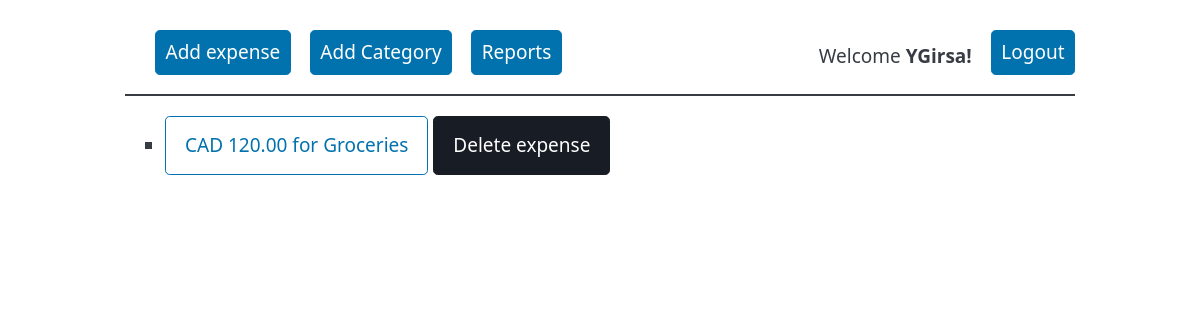
The app's page / (signed in), older data.
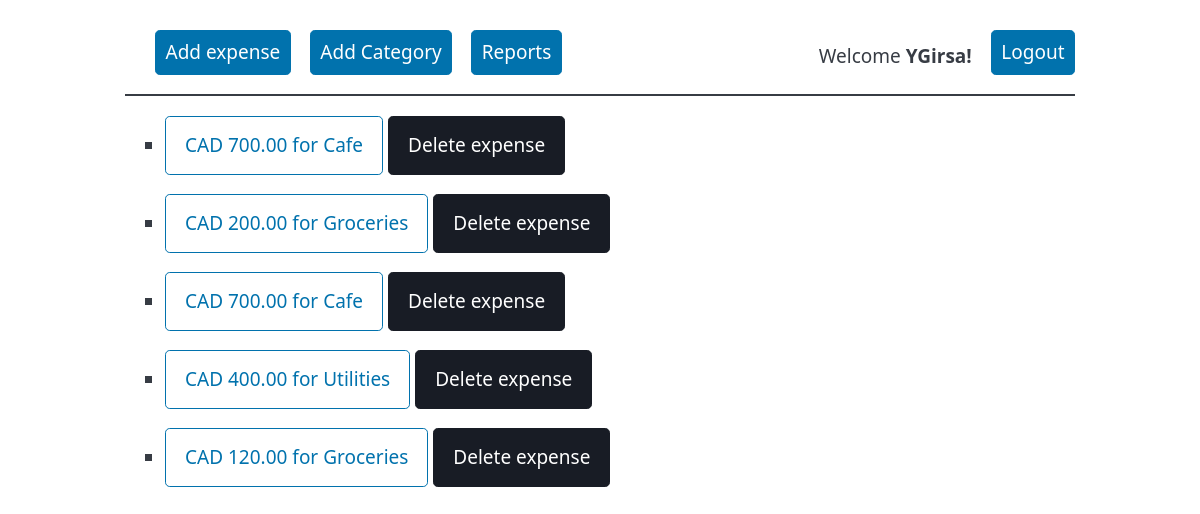
The same page, newer data.
### financeapp/models.py (models this page shows)
class Expense(models.Model):
    sum = models.FloatField(null=False)
    description = models.CharField(max_length=150, null=True, blank=True)
    created = models.DateField(null=False)
    category = models.ForeignKey(Category, on_delete=models.CASCADE)
    user_id = models.ForeignKey(User, on_delete=models.CASCADE)
    def __str__(self):
        return f"{self.sum}"

class Category(models.Model):
    name = models.CharField(max_length=25, null=False)
    user_id = models.ForeignKey(User, on_delete=models.CASCADE)
    class Meta:
        constraints = [
            models.UniqueConstraint(fields=['user_id', 'name'], name='category of username')
        ]
    def __str__(self):
        return f"{self.name}"

### financeapp/views.py (the view)
# urls.py: path('', views.main, name='main'),
def main(request):
    expenses = []
    if request.user.is_authenticated:
        expenses = Expense.objects.filter(user_id=request.user).order_by('created').all()
        print(expenses)
    return render(request, 'financeapp/index.html', {"expenses": expenses})

### financeapp/templates/financeapp/index.html (shortened to what this page needs)
<!DOCTYPE html>
<html lang="en">
  <head>
    <link
      rel="stylesheet"
      href="https://unpkg.com/@picocss/pico@latest/css/pico.min.css"
    />
  </head>
  <body>
    <main class="container">
      <nav style="margin-bottom: 20px; border-bottom: 2px solid; padding-left: 30px">
        {% if user.is_authenticated %}
        <ul>
          <li><a href="{% url 'expense' %}" role="button">Add expense</a></li>
          <li><a href="{% url 'usercategory' %}" role="button">Add Category</a></li>
          <li><a href="{% url 'userreports' %}" role="button">Reports</a></li>
        </ul>
        <ul>
          <li>Welcome <b>{{ user.username }}!</b></li>
          <li><a href="{% url 'logoutuser' %}" role="button">Logout</a></li>
        </ul>
        {% else %}
        <ul>
          <li><a href="{% url 'signupuser' %}" role="button">Sign Up</a></li>
          <li><a href="{% url 'loginuser' %}" role="button">Login</a></li>
        </ul>
        {% endif %}
      </nav>
      {% for expense in expenses%}
      <ul>
        <li>
          <a href="{% url 'detail' expense.id %}" role="button" class="outline"
            >CAD {{expense.sum|floatformat:2}} for {{expense.category}}</a
          >
          <a href="{% url 'delete_expense' expense.id %}" role="button" class="contrast"
            >Delete expense</a
          >
        </li>
      </ul>
      {% endfor %}
    </main>
  </body>
</html>

Row changes from the older to the newer data that the page shows:
added Expense: sum "700.00", category "Cafe"
added Expense: sum "200.00", category "Groceries"
added Expense: sum "700.00", category "Cafe"
added Expense: sum "400.00", category "Utilities"
